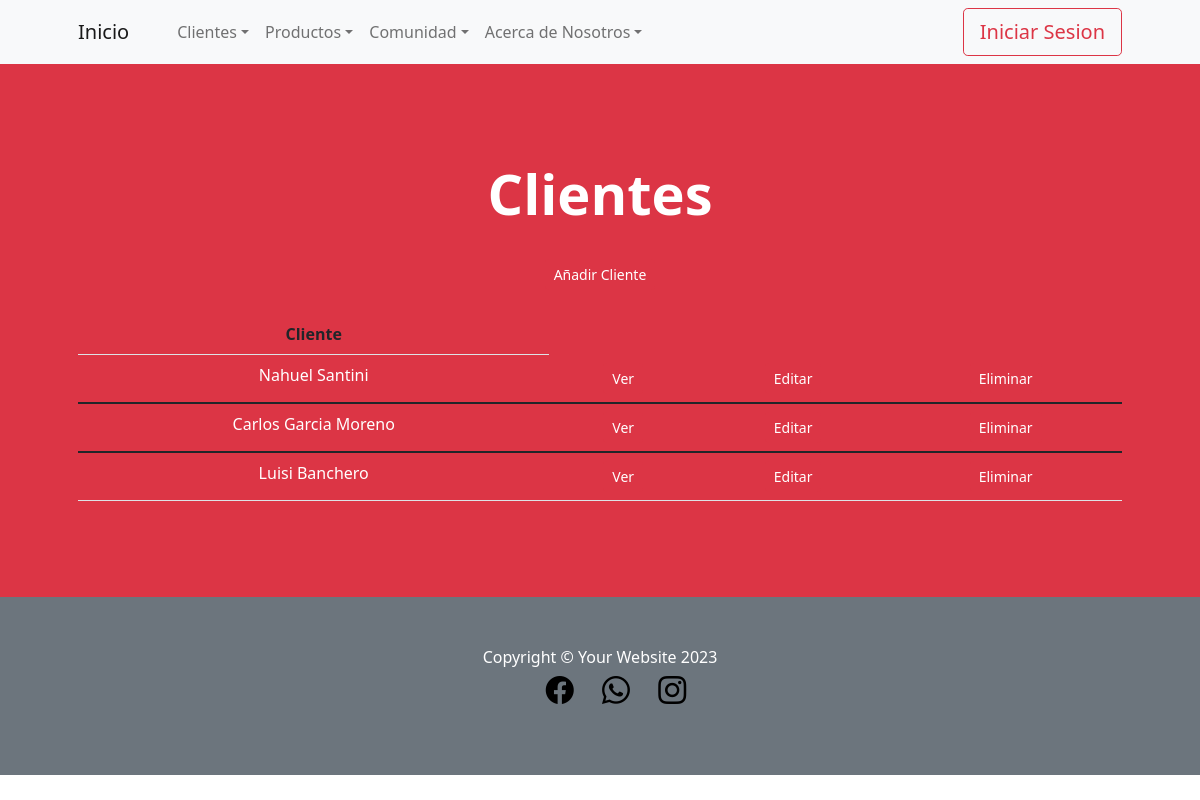
The page /SanApp/leerCliente/ on the database as committed earlier.
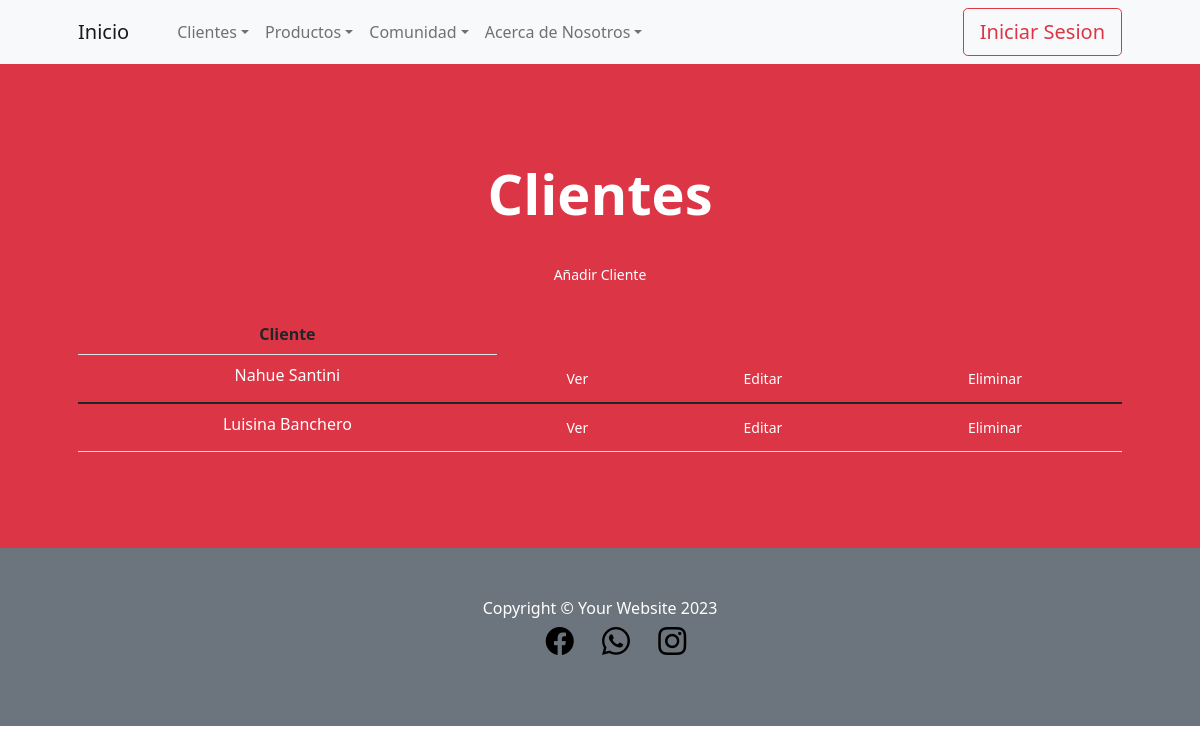
The same page on the database as committed later.
### SanApp/models.py (models this page shows, shortened)
class Cliente(models.Model):
    nombre = models.CharField(max_length=50)
    apellido = models.CharField(max_length=50)
    celular = models.IntegerField()
    direccion = models.CharField(max_length=50)
    localidad = models.CharField(max_length=50)

### SanApp/views.py (the view)
# urls.py: path('leerCliente/', leer_cliente, name="Leer_cliente"),
def leer_cliente(request):
    cliente = Cliente.objects.all()
    contexto = {"cliente":cliente}
    return render(request, "SanApp/leer_cliente.html", contexto)

### SanApp/templates/SanApp/leer_cliente.html (shortened to what this page needs)
{% extends 'SanApp/base.html' %}
{% load static %}
{% block contenidoQueCambia %}
<header class="bg-danger py-5">
    <div class="container px-4 px-lg-5 my-5">
        <div class="text-center text-white">
            <h1 class="display-4 fw-bolder">Clientes</h1><br>
            <a href= {% url 'Nuevo_cliente' %} class="btn btn-danger btn-sm">Añadir Cliente</a> <br> <br>
            <p class="lead fw-normal text-white-50 mb-0">
            <table class="table">
                <tbody>
                  <tr class="text-white-1 mb-0">
                    <th>Cliente</th>
                  </tr>
                    {% for x in cliente %}
                  <tr class="text-white mb-0">
                    <td>{{x.nombre}} {{x.apellido}}</td>
                    <td>
                      <a href="{% url 'detalle_cliente' x.id %}" class="btn btn-danger btn-sm" >Ver
                    </td>
                    <td>
                      <a href="{% url 'editar_cliente' x.id %}" class="btn btn-danger btn-sm">Editar
                    </td>
                    <td>
                      <form action="{% url 'eliminar_cliente' x.id %}" method="post">
                        <input type="submit" class="btn btn-danger btn-sm" value="Eliminar"/>
                    </td>
                  </tr>
                </tbody>
                {% endfor %}
            </table>
                </p>
        </div>
    </div>
</header>
    <body>
    </body>
</html>
{% endblock %}

### SanApp/templates/SanApp/base.html (shortened to what this page needs)
<!DOCTYPE html>
 <html lang="en">
    {% load static %}
     <head>
         <link href="https://cdn.jsdelivr.net/npm/bootstrap-icons@1.5.0/font/bootstrap-icons.css" rel="stylesheet" />
         <link href="{%static 'SanApp/css/styles.css' %}" rel="stylesheet" />
     </head>
     <body>
         <nav class="navbar navbar-expand-lg navbar-light bg-light">
             <div class="container px-4 px-lg-5">
                 <a class="navbar-brand" href="{% url 'Inicio' %}">Inicio</a></li>
                 <div class="collapse navbar-collapse" id="navbarSupportedContent">
                     <ul class="navbar-nav me-auto mb-2 mb-lg-0 ms-lg-4">
                         <li class="nav-item dropdown">
                            <a class="nav-link dropdown-toggle" id="navbarDropdown" href="#" role="button" data-bs-toggle="dropdown" aria-expanded="false">Clientes</a>
                        </li>
                            <li class="nav-item dropdown">
                             <a class="nav-link dropdown-toggle" id="navbarDropdown" href="#" role="button" data-bs-toggle="dropdown" aria-expanded="false">Productos</a>
                            </li>
                            <li class="nav-item dropdown">
                                <a class="nav-link dropdown-toggle" id="navbarDropdown" href="#" role="button" data-bs-toggle="dropdown" aria-expanded="false">Comunidad</a>
                               </li>
                            <li class="nav-item dropdown">
                                <a class="nav-link dropdown-toggle" id="navbarDropdown" href="#" role="button" data-bs-toggle="dropdown" aria-expanded="false">Acerca de Nosotros</a>
                               </li>
                     </ul>
                     {% if not request.user.is_authenticated %}
                     <form class="d-flex">
                            <a class="btn btn-outline-danger btn-lg" href="{% url 'login' %}">Iniciar Sesion
                            </a>
                    </form>
                    {% endif %}
                 </div>
             </div>
         </nav>
    {% block contenidoQueCambia %}
    {% endblock %}
         <footer class="py-5 bg-secondary">
             <div class="container"><p class="m-0 text-center text-white">Copyright &copy; Your Website 2023</p>
                <div class="m-0 text-center">
                    <ul>
                        <li class="list-inline-item me-4">
                            <a target="_blank" href="https://www.facebook.com/PanificadoraEstrella"><i class="bi-facebook fs-3" style="color: rgb(0, 0, 0)"></i></a>
                        </li>
                        <li class="list-inline-item me-4">
                            <a target="_blank" href="https://api.whatsapp.com/send?phone=5493413353747"><i class="bi-whatsapp fs-3" style="color: rgb(0, 0, 0)"></i></a>
                        </li>
                        <li class="list-inline-item">
                            <a target="_blank" href="https://www.instagram.com/panificadora.estrella/"><i class="bi-instagram fs-3" style="color: rgb(0, 0, 0)"></i></a>
                        </li>
                    </ul>
                </div>
            </div>
         </footer>
     </body>
 </html>

Rows that differ between the two databases and show on the page:
removed Cliente: nombre "Nahuel", apellido "Santini"
removed Cliente: nombre "Carlos", apellido "Garcia Moreno"
removed Cliente: nombre "Luisi", apellido "Banchero"
added Cliente: nombre "Nahue", apellido "Santini"
added Cliente: nombre "Luisina", apellido "Banchero"
